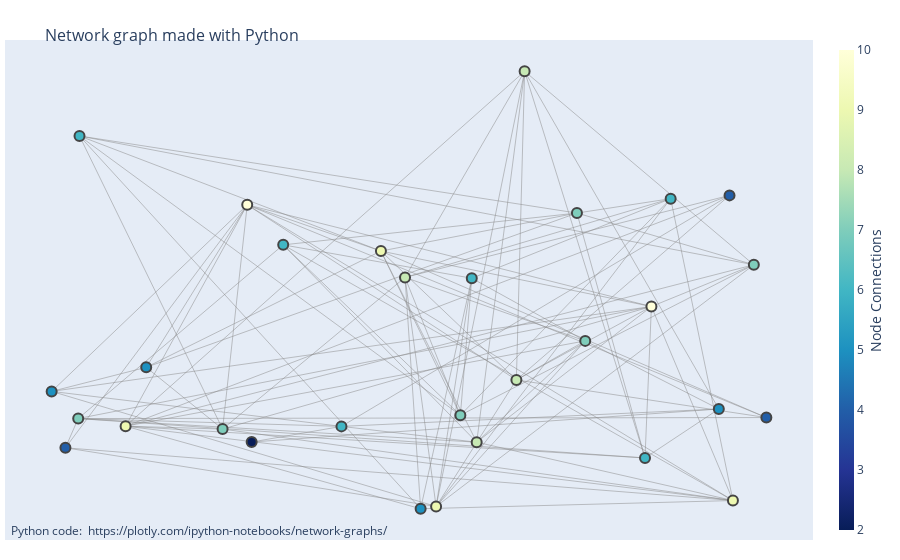

The notebook cell this image was saved under:
### Code cell
fig = go.Figure(data=[edge_trace, node_trace],
             layout=go.Layout(
                title='<br>Network graph made with Python',
                titlefont_size=16,
                showlegend=False,
                hovermode='closest',
                margin=dict(b=20,l=5,r=5,t=40),
                annotations=[ dict(
                    text="Python code: <a href='https://plotly.com/ipython-notebooks/network-graphs/'> https://plotly.com/ipython-notebooks/network-graphs/</a>",
                    showarrow=False,
                    xref="paper", yref="paper",
                    x=0.005, y=-0.002 ) ],
                xaxis=dict(showgrid=False, zeroline=False, showticklabels=False),
                yaxis=dict(showgrid=False, zeroline=False, showticklabels=False))
                )
fig.show()

### Figure 1 — Plotly figure (JSON) as saved in the notebook; plotly's stock layout.template omitted (floating-point values rounded to 4 significant figures; data arrays with more than 128 entries replaced by an {"elided": "..."} marker saying what was removed)
{"data": [{"hoverinfo": "none", "line": {"color": "#888", "width": 0.5}, "mode": "lines", "type": "scatter", "x": {"elided": "300 float values"}, "y": {"elided": "300 float values"}}, {"hoverinfo": "text", "marker": {"color": [10, 7, 8, 9, 5, 6, 4, 6, 2, 9, 10, 7, 9, 6, 8, 6, 8, 8, 5, 7, 7, 4, 6, 7, 5, 4, 9, 6, 7, 5], "colorbar": {"thickness": 15, "title": {"side": "right", "text": "Node Connections"}, "xanchor": "left"}, "colorscale": [[0, "rgb(255,255,217)"], [0.125, "rgb(237,248,177)"], [0.25, "rgb(199,233,180)"], [0.375, "rgb(127,205,187)"], [0.5, "rgb(65,182,196)"], [0.625, "rgb(29,145,192)"], [0.75, "rgb(34,94,168)"], [0.875, "rgb(37,52,148)"], [1, "rgb(8,29,88)"]], "line": {"width": 2}, "reversescale": true, "showscale": true, "size": 10}, "mode": "markers", "text": ["# of connections: 10", "# of connections: 7", "# of connections: 8", "# of connections: 9", "# of connections: 5", "# of connections: 6", "# of connections: 4", "# of connections: 6", "# of connections: 2", "# of connections: 9", "# of connections: 10", "# of connections: 7", "# of connections: 9", "# of connections: 6", "# of connections: 8", "# of connections: 6", "# of connections: 8", "# of connections: 8", "# of connections: 5", "# of connections: 7", "# of connections: 7", "# of connections: 4", "# of connections: 6", "# of connections: 7", "# of connections: 5", "# of connections: 4", "# of connections: 9", "# of connections: 6", "# of connections: 7", "# of connections: 5"], "type": "scatter", "x": [15.43, 17.89, 12.19, 10.26, 9.884, 15.89, 18.19, 11.11, 5.823, 2.793, 5.716, 10.84, 8.93, 7.981, 11.23, 15.28, 12.38, 9.509, 3.288, 1.654, 5.124, 17.31, 1.685, 13.84, 17.05, 1.347, 17.39, 6.581, 13.64, 1.016], "y": [9.218, 11.08, 5.936, 0.2788, 0.1789, 14.04, 4.255, 10.48, 3.161, 3.871, 13.76, 4.359, 11.7, 3.861, 3.154, 2.449, 19.73, 10.52, 6.501, 4.21, 3.741, 14.19, 16.84, 7.682, 4.637, 2.903, 0.5462, 11.97, 13.4, 5.424]}], "layout": {"annotations": [{"showarrow": false, "text": "Python code: <a href='https://plotly.com/ipython-notebooks/network-graphs/'> https://plotly.com/ipython-notebooks/network-graphs/</a>", "x": 0.005, "xref": "paper", "y": -0.002, "yref": "paper"}], "hovermode": "closest", "margin": {"b": 20, "l": 5, "r": 5, "t": 40}, "showlegend": false, "title": {"font": {"size": 16}, "text": "<br>Network graph made with Python"}, "xaxis": {"showgrid": false, "showticklabels": false, "zeroline": false}, "yaxis": {"showgrid": false, "showticklabels": false, "zeroline": false}}}
